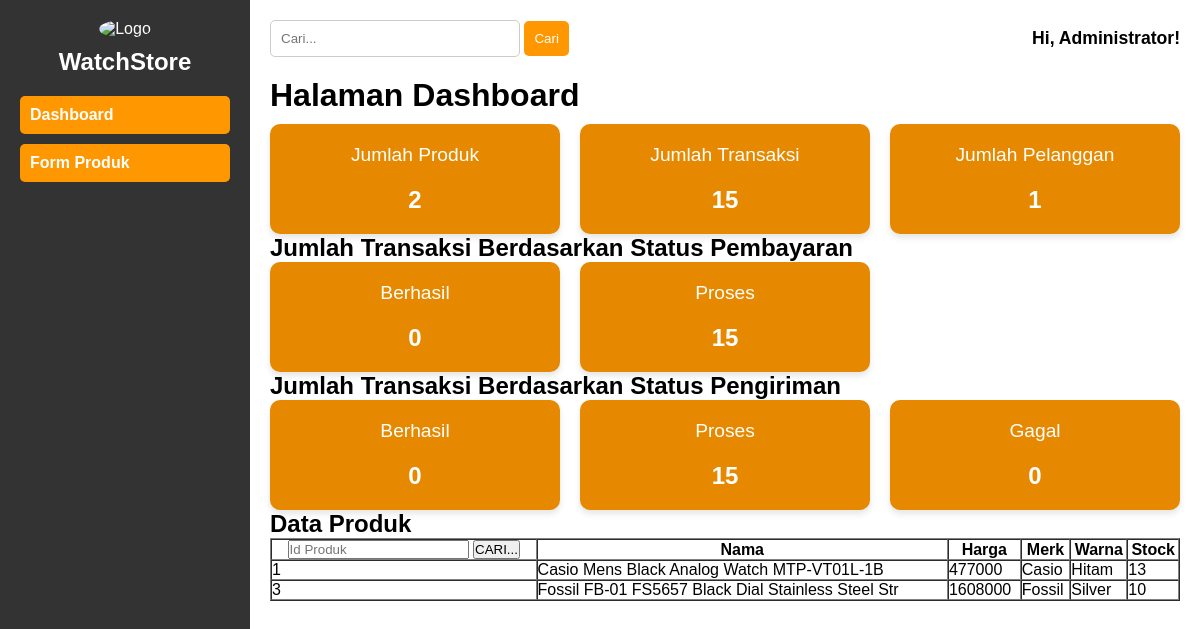
The app's page /admin/index.php?table=produk (signed in), older data.
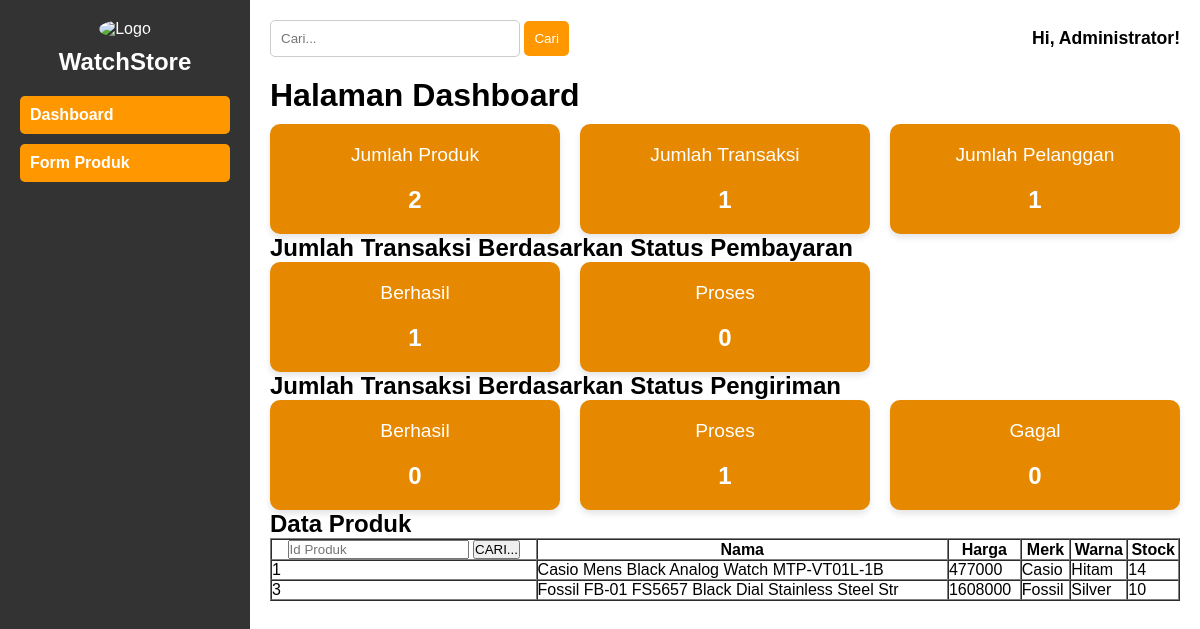
The same page, newer data.
### tables this page shows
CREATE TABLE `produk` (
  `idProduk` int(10) NOT NULL,
  `nama` varchar(50) NOT NULL,
  `harga` int(8) NOT NULL,
  `merk` varchar(40) NOT NULL,
  `warna` varchar(50) NOT NULL,
  `stock` int(3) NOT NULL,
  `foto` varchar(255) NOT NULL
);

### admin/hal_proses.php (the view, shortened to what the changed rows need)
<?php
function tampil_produk($conn){
    $sql = 'SELECT * FROM produk';
    $result = $conn->query($sql);
    $produk = [];
    if ($result->num_rows > 0) {
        while ($row = $result->fetch_assoc()) {
            $produk[] = $row;
        }
    }
    return $produk;
}
function tampil_pelanggan($conn){
    $sql = 'SELECT * FROM pelanggan';
    $result = $conn->query($sql);
    $pelanggan = [];
    if ($result->num_rows > 0) {
        while ($row = $result->fetch_assoc()) {
            $pelanggan[] = $row;
        }
    }
    return $pelanggan;
}
function tampil_transaksi($conn){
    $sql = 'SELECT * FROM transaksi';
    $result = $conn->query($sql);
    $transaksi = [];
    if ($result->num_rows > 0) {
        while ($row = $result->fetch_assoc()) {
            $transaksi[] = $row;
        }
    }
    return $transaksi;
}
function cetakProduk($prd){
    echo "<tr>";
    echo "<td>" . $prd['idProduk'] . "</td>";
    echo "<td>" . $prd['nama'] . "</td>";
    echo "<td>" . $prd['harga'] . "</td>";
    echo "<td>" . $prd['merk'] . "</td>";
    echo "<td>" . $prd['warna'] . "</td>";
    echo "<td>" . $prd['stock'] . "</td>";
    echo "</tr>";
}
?>

### admin/index.php (shortened to what the changed rows need)
<!DOCTYPE html>
<html lang="en">
<head>
    <link rel="stylesheet" href="styles.css">
</head>
<body>
    <?php
    include "hal_proses.php";
    $allProduct = tampil_produk($conn);
    $transaksi = tampil_transaksi($conn);
    $pelanggan = tampil_pelanggan($conn);
    $jumlahAllProduct = count($allProduct);
    $jumlahTransaksi = count($transaksi);
    $jumlahPelanggan = count($pelanggan);
    $jumlahTransaksiBerhasilBayar = $jumlahTransaksiProsesBayar = $jumlahTransaksiGagalBayar =
    $jumlahTransaksiBerhasilKirim = $jumlahTransaksiProsesKirim = $jumlahTransaksiGagalKirim = 0;
    foreach ($transaksi as $data) {
        if ($data['statusBayar'] == "berhasil") $jumlahTransaksiBerhasilBayar += 1;
        elseif ($data['statusBayar'] == "proses") $jumlahTransaksiProsesBayar += 1;
        else {
            $jumlahTransaksiGagalBayar += 1;
        }
        if ($data['statusPengiriman'] == "berhasil") $jumlahTransaksiBerhasilKirim += 1;
        elseif ($data['statusPengiriman'] == "proses") $jumlahTransaksiProsesKirim += 1;
        else {
            $jumlahTransaksiGagalKirim += 1;
        }
    }
    ?>
    <div class="container">
        <div class="sidebar">
            <div class="logo">
                <h2>WatchStore</h2>
            </div>
        </div>
        <div class="main-content">
            <div class="dashboard">
                <h1>Halaman Dashboard</h1>
                <div class="stats">
                    <a href="index.php?table=produk">
                        <div class="card anotherbg">
                            <h2><?php echo $jumlahAllProduct; ?></h2>
                        </div>
                    </a>
                    <a href="index.php?table=transaksi">
                        <div class="card anotherbg">
                            <p>Jumlah Transaksi</p>
                            <h2><?php echo $jumlahTransaksi; ?></h2>
                        </div>
                    </a>
                    <a href="index.php?table=pelanggan">
                        <div class="card anotherbg">
                            <h2><?php echo $jumlahPelanggan; ?></h2>
                        </div>
                    </a>
                </div>
                <h2>Jumlah Transaksi Berdasarkan Status Pembayaran</h2>
                <div class="stats">
                    <a href="index.php?table=transaksi&filter=pembayaran&status=berhasil">
                        <div class="card anotherbg">
                            <p>Berhasil</p>
                            <h2><?php echo $jumlahTransaksiBerhasilBayar; ?></h2>
                        </div>
                    </a>
                    <a href="index.php?table=transaksi&filter=pembayaran&status=proses">
                        <div class="card anotherbg">
                            <p>Proses</p>
                            <h2><?php echo $jumlahTransaksiProsesBayar; ?></h2>
                        </div>
                    </a>
                </div>
                <h2>Jumlah Transaksi Berdasarkan Status Pengiriman</h2>
                <div class="stats">
                    <a href="index.php?table=transaksi&filter=pengiriman&status=berhasil">
                        <div class="card anotherbg">
                            <h2><?php echo $jumlahTransaksiBerhasilKirim; ?></h2>
                        </div>
                    </a>
                    <a href="index.php?table=transaksi&filter=pengiriman&status=proses">
                        <div class="card anotherbg">
                            <p>Proses</p>
                            <h2><?php echo $jumlahTransaksiProsesKirim; ?></h2>
                        </div>
                    </a>
                    <a href="index.php?table=transaksi&filter=pengiriman&status=gagal">
                        <div class="card anotherbg">
                            <h2><?php echo $jumlahTransaksiGagalKirim; ?></h2>
                        </div>
                    </a>
                </div>
                <?php
                if(isset($_GET['table']) || $_SERVER['REQUEST_METHOD'] == "POST"){
                    if(isset($_GET['table'])){
                    $table = $_GET['table'];
                    }else{
                         $table = $_POST['table'];
                    }
                    if($table == 'produk'){ ?>
                        <h2>Data Produk</h2>
                        <table border="1" width="100%" cellspacing="0" cellpadding="5">
                            <thead>
                                <tr>
                                    <form action="" method="POST">
                                    <th><input type="text" name="idProduk" placeholder="Id Produk">
                                    <button type="submit" name="CARI">CARI...</button></th>
                                    </form>
                                    <th>Nama</th>
                                    <th>Harga</th>
                                    <th>Merk</th>
                                    <th>Warna</th>
                                    <th>Stock</th>
                                </tr>
                            </thead>
                            <tbody>
                        <?php
                        foreach($allProduct as $prd){
                            if($_SERVER['REQUEST_METHOD'] == "POST" && !empty($_POST['idProduk'])){
                                if($prd['idProduk'] == $_POST['idProduk']){
                                    cetakProduk($prd);
                                }
                            }else{
                                cetakProduk($prd);
                            }
                        }
                    }
                }
            ?>
                    </tbody>
                </table>
            </div>
        </div>
    </div>
</body>
</html>

Row changes from the older to the newer data that the page shows:
changed produk "Casio Mens Black Analog Watch MTP-VT01L-1B": stock "13" → "14"
Text that changed along with them:
$jumlahTransaksi: "15" → "1"
$jumlahTransaksiBerhasilBayar: "0" → "1"
$jumlahTransaksiProsesBayar: "15" → "0"
$jumlahTransaksiProsesKirim: "15" → "1"
